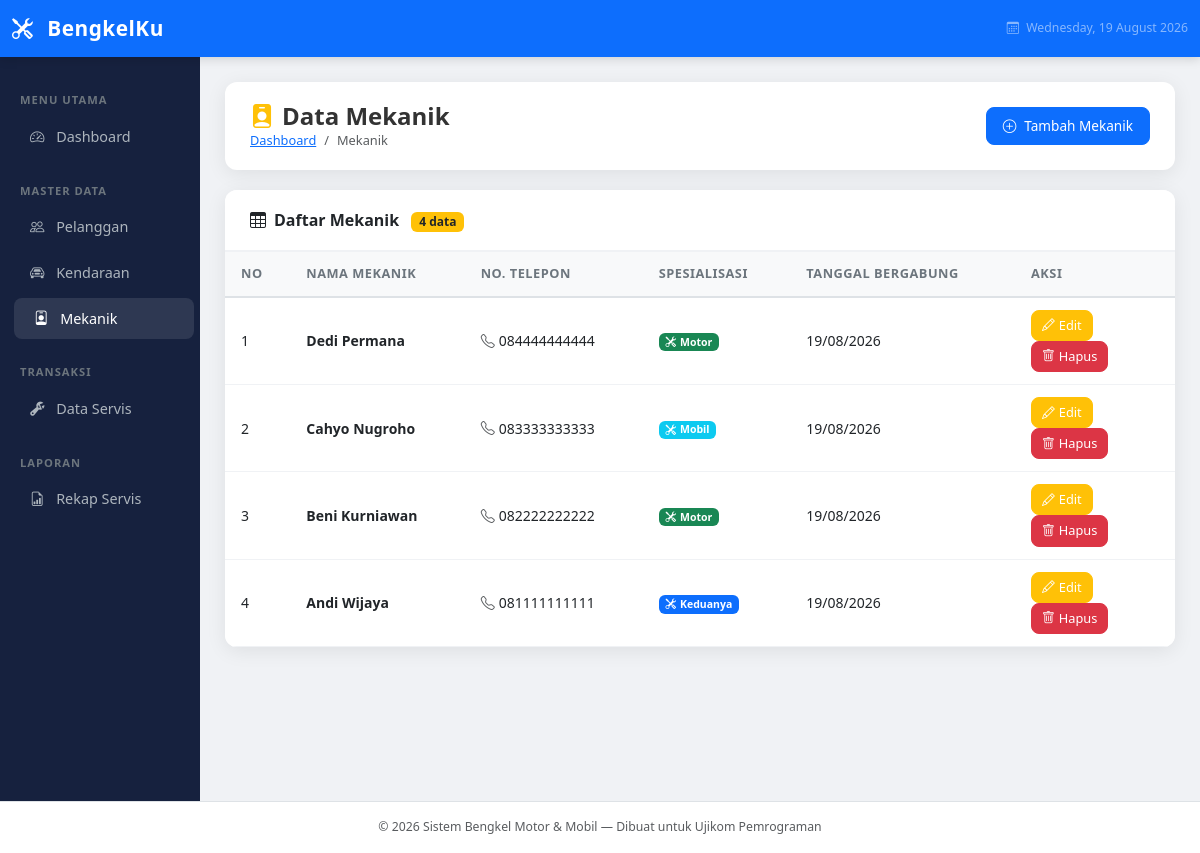
The page /mekanik/index.php on the database its author committed.
### tables this page shows
CREATE TABLE IF NOT EXISTS mekanik (
    id INT AUTO_INCREMENT PRIMARY KEY,
    nama VARCHAR(100) NOT NULL,
    telepon VARCHAR(15) NOT NULL,
    spesialisasi ENUM('Motor', 'Mobil', 'Keduanya') NOT NULL DEFAULT 'Keduanya',
    created_at TIMESTAMP DEFAULT CURRENT_TIMESTAMP
);

### mekanik/index.php (the view, shortened to what this page needs)
<?php
require_once '../config/database.php';
require_once '../includes/header.php';
$query  = "SELECT * FROM mekanik ORDER BY id DESC";
$result = mysqli_query($conn, $query);
?>
<div class="page-header">
    <div>
        <h4><i class="bi bi-person-badge-fill me-2 text-warning"></i>Data Mekanik</h4>
        <nav aria-label="breadcrumb">
            <ol class="breadcrumb">
                <li class="breadcrumb-item"><a href="../index.php">Dashboard</a></li>
                <li class="breadcrumb-item active">Mekanik</li>
            </ol>
        </nav>
    </div>
    <a href="tambah.php" class="btn btn-primary">
        <i class="bi bi-plus-circle me-2"></i>Tambah Mekanik
    </a>
</div>
<div class="card table-card">
    <div class="card-header">
        <i class="bi bi-table me-2"></i>Daftar Mekanik
        <span class="badge bg-warning text-dark ms-2"><?= mysqli_num_rows($result) ?> data</span>
    </div>
    <div class="card-body p-0">
        <div class="table-responsive">
            <table class="table table-hover mb-0">
                <thead>
                    <tr>
                        <th>No</th>
                        <th>Nama Mekanik</th>
                        <th>No. Telepon</th>
                        <th>Spesialisasi</th>
                        <th>Tanggal Bergabung</th>
                        <th style="width:160px">Aksi</th>
                    </tr>
                </thead>
                <tbody>
                    <?php
                    $no = 1;
                    if (mysqli_num_rows($result) > 0):
                        while ($row = mysqli_fetch_assoc($result)):
                    ?>
                    <tr>
                        <td><?= $no++ ?></td>
                        <td><strong><?= htmlspecialchars($row['nama']) ?></strong></td>
                        <td><i class="bi bi-telephone me-1 text-muted"></i><?= htmlspecialchars($row['telepon']) ?></td>
                        <td>
                            <?php
                            $badge = match($row['spesialisasi']) {
                                'Motor'    => 'bg-success',
                                'Mobil'    => 'bg-info',
                                'Keduanya' => 'bg-primary',
                                default    => 'bg-secondary'
                            };
                            ?>
                            <span class="badge <?= $badge ?>">
                                <i class="bi bi-tools me-1"></i><?= $row['spesialisasi'] ?>
                            </span>
                        </td>
                        <td><?= date('d/m/Y', strtotime($row['created_at'])) ?></td>
                        <td>
                            <a href="edit.php?id=<?= $row['id'] ?>" class="btn btn-sm btn-warning text-white">
                                <i class="bi bi-pencil me-1"></i>Edit
                            </a>
                            <button onclick="konfirmasiHapus('../mekanik/hapus.php?id=<?= $row['id'] ?>', '<?= addslashes($row['nama']) ?>')"
                                    class="btn btn-sm btn-danger">
                                <i class="bi bi-trash me-1"></i>Hapus
                            </button>
                        </td>
                    </tr>
                    <?php endwhile; endif; ?>
                </tbody>
            </table>
        </div>
    </div>
</div>
<?php require_once '../includes/footer.php'; ?>

### assets/css/style.css (style rules this page uses)
:root { --primary: #0d6efd; --success: #198754; --warning: #ffc107; --danger: #dc3545; --dark: #1a1a2e; --sidebar-bg: #16213e; --card-shadow: 0 4px 20px rgba(0, 0, 0, 0.08); }
body { background-color: #f0f2f5; font-family: 'Segoe UI', Tahoma, Geneva, Verdana, sans-serif; font-size: 14px; }
.table-card { border: none; border-radius: 12px; box-shadow: var(--card-shadow); overflow: hidden; }
.table-card .card-header { background: white; border-bottom: 2px solid #f0f2f5; padding: 18px 25px; font-weight: 600; font-size: 1rem; }
.table thead th { background-color: #f8f9fa; border-bottom: 2px solid #dee2e6; font-weight: 600; font-size: 0.8rem; text-transform: uppercase; letter-spacing: 0.5px; color: #6c757d; padding: 12px 16px; }
.table tbody td { padding: 12px 16px; vertical-align: middle; border-bottom: 1px solid #f0f2f5; }
.page-header { background: white; border-radius: 12px; padding: 20px 25px; margin-bottom: 20px; box-shadow: var(--card-shadow); display: flex; align-items: center; justify-content: space-between; }
.page-header h4 { margin: 0; font-weight: 700; color: #333; }
.page-header .breadcrumb { margin: 0; background: none; padding: 0; font-size: 0.8rem; }
.btn { border-radius: 8px; font-size: 0.85rem; font-weight: 500; padding: 8px 16px; transition: all 0.2s ease; }
.btn-sm { padding: 5px 10px; font-size: 0.8rem; }

### rows shown on the page
mekanik: nama "Dedi Permana", telepon "084444444444", spesialisasi "Motor", created_at "19/08/2026"
mekanik: nama "Cahyo Nugroho", telepon "083333333333", spesialisasi "Mobil", created_at "19/08/2026"
mekanik: nama "Beni Kurniawan", telepon "082222222222", spesialisasi "Motor", created_at "19/08/2026"
mekanik: nama "Andi Wijaya", telepon "081111111111", spesialisasi "Keduanya", created_at "19/08/2026"

### other values the page prints
mysqli_num_rows($result) "4"
